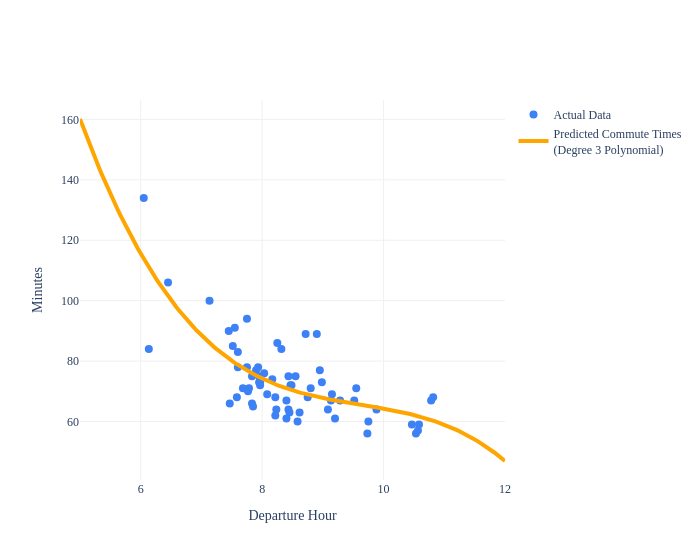

Write notebook code for a chart like this one.
### Code cell
# Create a polynomial feature DataFrame for degree 3, with 'departure_hour' between 5 and 14 (smooth curve)
cubic_grid = pd.DataFrame({'departure_hour': np.linspace(5, 12, 200)})
cubic_grid['departure_hour^2'] = cubic_grid['departure_hour'] ** 2
cubic_grid['departure_hour^3'] = cubic_grid['departure_hour'] ** 3

# Fit on the full data as before (assumes model_cubic already fit)
fig = go.Figure()
fig.add_trace(go.Scatter(
    x=commutes_full['departure_hour'],
    y=commutes_full['minutes'],
    mode='markers',
    name='Actual Data',
    marker=dict(color='#3d81f6', size=8)
))
# Plot cubic curve using linspace grid
fig.add_trace(go.Scatter(
    x=cubic_grid['departure_hour'],
    y=model_cubic.predict(cubic_grid),
    mode='lines',
    name='Predicted Commute Times<br>(Degree 3 Polynomial)',
    line=dict(color='orange', width=4)
))

fig.update_layout(
    showlegend=True,
    title='',
    xaxis_title='Departure Hour',
    yaxis_title='Minutes',
    width=700,
    plot_bgcolor='white',
    font=dict(family='Palatino'),
    xaxis=dict(gridcolor='#f0f0f0'),
    yaxis=dict(gridcolor='#f0f0f0')
)
# Display the plot
fig.show()

### Figure 1 — Plotly figure (JSON) as saved in the notebook; plotly's stock layout.template omitted (floating-point values rounded to 4 significant figures; data arrays with more than 128 entries replaced by an {"elided": "..."} marker saying what was removed)
{"data": [{"marker": {"color": "#3d81f6", "size": 8}, "mode": "markers", "name": "Actual Data", "type": "scatter", "x": [10.82, 7.75, 8.45, 7.133, 9.15, 8.167, 9.2, 6.05, 8.217, 9.283, 8.033, 9.517, 7.967, 9.883, 7.9, 7.85, 7.933, 7.95, 8.55, 8.433, 9.75, 8.617, 8.467, 10.47, 8.233, 8.483, 7.967, 8.25, 7.833, 8.4, 8.9, 10.53, 10.57, 10.78, 9.133, 7.95, 8.317, 8.433, 8.4, 8.95, 8.583, 8.75, 9.733, 8.717, 10.58, 9.55, 9.083, 7.833, 8.8, 8.983, 6.133, 6.45, 7.75, 8.217, 7.783, 8.083, 7.683, 7.467, 7.6, 7.767, 7.517, 7.55, 7.583, 7.45, 7.6], "y": [68.0, 94.0, 63.0, 100.0, 69.0, 74.0, 61.0, 134.0, 62.0, 67.0, 76.0, 67.0, 73.0, 64.0, 77.0, 65.0, 78.0, 75.0, 75.0, 75.0, 60.0, 63.0, 72.0, 59.0, 64.0, 72.0, 72.0, 86.0, 66.0, 67.0, 89.0, 56.0, 57.0, 67.0, 67.0, 73.0, 84.0, 64.0, 61.0, 77.0, 60.0, 68.0, 56.0, 89.0, 59.0, 71.0, 64.0, 75.0, 71.0, 73.0, 84.0, 106.0, 78.0, 68.0, 71.0, 69.0, 71.0, 66.0, 78.0, 70.0, 85.0, 91.0, 68.0, 90.0, 83.0]}, {"line": {"color": "orange", "width": 4}, "mode": "lines", "name": "Predicted Commute Times<br>(Degree 3 Polynomial)", "type": "scatter", "x": {"elided": "200 float values"}, "y": {"elided": "200 float values"}}], "layout": {"font": {"family": "Palatino"}, "plot_bgcolor": "white", "showlegend": true, "title": {"text": ""}, "width": 700, "xaxis": {"gridcolor": "#f0f0f0", "title": {"text": "Departure Hour"}}, "yaxis": {"gridcolor": "#f0f0f0", "title": {"text": "Minutes"}}}}
